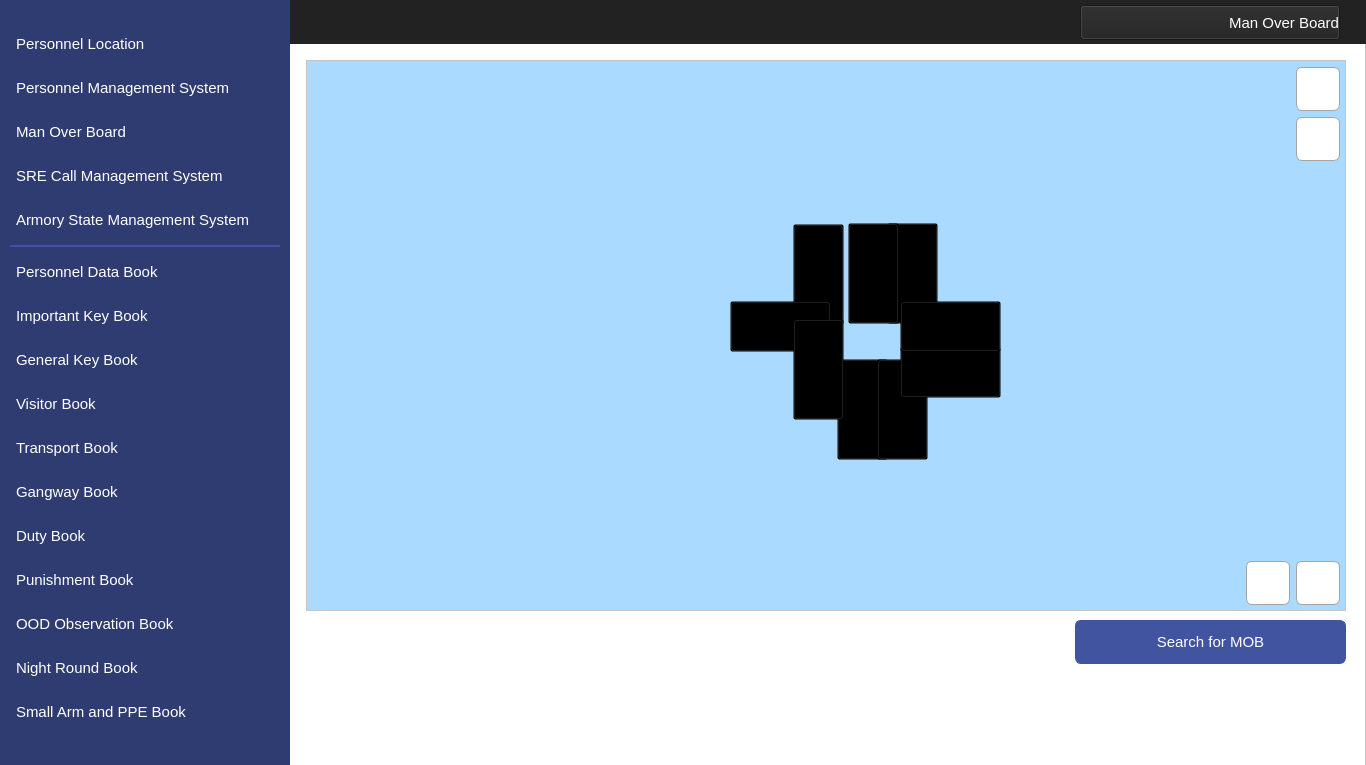
<?xml version="1.0" encoding="UTF-8"?>
<ui version="4.0">
 <class>MainWindow</class>
 <widget class="QMainWindow" name="MainWindow">
  <property name="geometry">
   <rect>
    <x>0</x>
    <y>0</y>
    <width>1366</width>
    <height>765</height>
   </rect>
  </property>
  <property name="windowTitle">
   <string>MainWindow</string>
  </property>
  <widget class="QWidget" name="centralwidget">
   <widget class="QFrame" name="frame">
    <property name="geometry">
     <rect>
      <x>0</x>
      <y>0</y>
      <width>1366</width>
      <height>768</height>
     </rect>
    </property>
    <property name="styleSheet">
     <string notr="true">background-color: #ffffff</string>
    </property>
    <property name="frameShape">
     <enum>QFrame::StyledPanel</enum>
    </property>
    <property name="frameShadow">
     <enum>QFrame::Raised</enum>
    </property>
    <widget class="QLabel" name="label">
     <property name="geometry">
      <rect>
       <x>0</x>
       <y>0</y>
       <width>290</width>
       <height>768</height>
      </rect>
     </property>
     <property name="styleSheet">
      <string notr="true">background-image: url(null);
background-color:#2F3C71;</string>
     </property>
     <property name="text">
      <string/>
     </property>
    </widget>
    <widget class="QLabel" name="label_2">
     <property name="geometry">
      <rect>
       <x>0</x>
       <y>0</y>
       <width>1366</width>
       <height>44</height>
      </rect>
     </property>
     <property name="styleSheet">
      <string notr="true">background-image: url(null);
background-color:#222222;</string>
     </property>
     <property name="text">
      <string/>
     </property>
    </widget>
    <widget class="QPushButton" name="navViewPunishment">
     <property name="geometry">
      <rect>
       <x>10</x>
       <y>558</y>
       <width>270</width>
       <height>44</height>
      </rect>
     </property>
     <property name="font">
      <font>
       <family>Segoe UI</family>
       <pointsize>11</pointsize>
      </font>
     </property>
     <property name="cursor">
      <cursorShape>PointingHandCursor</cursorShape>
     </property>
     <property name="styleSheet">
      <string notr="true">QPushButton 
{
    text-align: left;
    color: #ffffff;
    background-color:#2F3C71;
    border-width: 1px;
    border-color: #2F3C71;
    border-style: solid;
    border-radius: 6;
    padding: 3px;
    font-size: 11pt;
    padding-left: 5px;
    padding-right: 5px;
    min-width: 40px;
}

QPushButton:hover
{
    background-color:#4154A0;
}
QPushButton:pressed
{
    background-color: #384889;
 	border-width: 3px;
    border-color: #5C70BC;
    border-style: solid;
    border-radius: 6;

}</string>
     </property>
     <property name="text">
      <string>Punishment Book</string>
     </property>
     <property name="icon">
      <iconset resource="../IconResource.qrc">
       <normaloff>:/images/punishment.png</normaloff>:/images/punishment.png</iconset>
     </property>
     <property name="iconSize">
      <size>
       <width>25</width>
       <height>25</height>
      </size>
     </property>
     <property name="flat">
      <bool>false</bool>
     </property>
    </widget>
    <widget class="QPushButton" name="navViewImpKey">
     <property name="geometry">
      <rect>
       <x>10</x>
       <y>294</y>
       <width>270</width>
       <height>44</height>
      </rect>
     </property>
     <property name="font">
      <font>
       <family>Segoe UI</family>
       <pointsize>11</pointsize>
      </font>
     </property>
     <property name="cursor">
      <cursorShape>PointingHandCursor</cursorShape>
     </property>
     <property name="styleSheet">
      <string notr="true">QPushButton 
{
    text-align: left;
    color: #ffffff;
    background-color:#2F3C71;
    border-width: 1px;
    border-color: #2F3C71;
    border-style: solid;
    border-radius: 6;
    padding: 3px;
    font-size: 11pt;
    padding-left: 5px;
    padding-right: 5px;
    min-width: 40px;
}

QPushButton:hover
{
    background-color:#4154A0;
}
QPushButton:pressed
{
    background-color: #384889;
 	border-width: 3px;
    border-color: #5C70BC;
    border-style: solid;
    border-radius: 6;

}</string>
     </property>
     <property name="text">
      <string>Important Key Book</string>
     </property>
     <property name="icon">
      <iconset resource="../IconResource.qrc">
       <normaloff>:/images/impKey.png</normaloff>:/images/impKey.png</iconset>
     </property>
     <property name="iconSize">
      <size>
       <width>25</width>
       <height>25</height>
      </size>
     </property>
     <property name="flat">
      <bool>false</bool>
     </property>
    </widget>
    <widget class="QPushButton" name="navViewGenKey">
     <property name="geometry">
      <rect>
       <x>10</x>
       <y>338</y>
       <width>270</width>
       <height>44</height>
      </rect>
     </property>
     <property name="font">
      <font>
       <family>Segoe UI</family>
       <pointsize>11</pointsize>
      </font>
     </property>
     <property name="cursor">
      <cursorShape>PointingHandCursor</cursorShape>
     </property>
     <property name="styleSheet">
      <string notr="true">QPushButton 
{
    text-align: left;
    color: #ffffff;
    background-color:#2F3C71;
    border-width: 1px;
    border-color: #2F3C71;
    border-style: solid;
    border-radius: 6;
    padding: 3px;
    font-size: 11pt;
    padding-left: 5px;
    padding-right: 5px;
    min-width: 40px;
}

QPushButton:hover
{
    background-color:#4154A0;
}

QPushButton:pressed
{
    background-color: #384889;
 	border-width: 3px;
    border-color: #5C70BC;
    border-style: solid;
    border-radius: 6;

}</string>
     </property>
     <property name="text">
      <string>General Key Book</string>
     </property>
     <property name="icon">
      <iconset resource="../IconResource.qrc">
       <normaloff>:/images/genKey.png</normaloff>:/images/genKey.png</iconset>
     </property>
     <property name="iconSize">
      <size>
       <width>25</width>
       <height>25</height>
      </size>
     </property>
     <property name="flat">
      <bool>false</bool>
     </property>
    </widget>
    <widget class="QPushButton" name="navViewVisitor">
     <property name="geometry">
      <rect>
       <x>10</x>
       <y>382</y>
       <width>270</width>
       <height>44</height>
      </rect>
     </property>
     <property name="font">
      <font>
       <family>Segoe UI</family>
       <pointsize>11</pointsize>
      </font>
     </property>
     <property name="cursor">
      <cursorShape>PointingHandCursor</cursorShape>
     </property>
     <property name="styleSheet">
      <string notr="true">QPushButton 
{
    text-align: left;
    color: #ffffff;
    background-color:#2F3C71;
    border-width: 1px;
    border-color: #2F3C71;
    border-style: solid;
    border-radius: 6;
    padding: 3px;
    font-size: 11pt;
    padding-left: 5px;
    padding-right: 5px;
    min-width: 40px;
}

QPushButton:hover
{
    background-color:#4154A0;
}

QPushButton:pressed
{
    background-color: #384889;
 	border-width: 3px;
    border-color: #5C70BC;
    border-style: solid;
    border-radius: 6;
}</string>
     </property>
     <property name="text">
      <string>Visitor Book</string>
     </property>
     <property name="icon">
      <iconset resource="../IconResource.qrc">
       <normaloff>:/images/visitor.png</normaloff>:/images/visitor.png</iconset>
     </property>
     <property name="iconSize">
      <size>
       <width>25</width>
       <height>25</height>
      </size>
     </property>
     <property name="flat">
      <bool>false</bool>
     </property>
    </widget>
    <widget class="QPushButton" name="navViewTransport">
     <property name="geometry">
      <rect>
       <x>10</x>
       <y>426</y>
       <width>270</width>
       <height>44</height>
      </rect>
     </property>
     <property name="font">
      <font>
       <family>Segoe UI</family>
       <pointsize>11</pointsize>
      </font>
     </property>
     <property name="cursor">
      <cursorShape>PointingHandCursor</cursorShape>
     </property>
     <property name="styleSheet">
      <string notr="true">QPushButton 
{
    text-align: left;
    color: #ffffff;
    background-color:#2F3C71;
    border-width: 1px;
    border-color: #2F3C71;
    border-style: solid;
    border-radius: 6;
    padding: 3px;
    font-size: 11pt;
    padding-left: 5px;
    padding-right: 5px;
    min-width: 40px;
}

QPushButton:hover
{
    background-color:#4154A0;
}
QPushButton:pressed
{
    background-color: #384889;
 	border-width: 3px;
    border-color: #5C70BC;
    border-style: solid;
    border-radius: 6;

}</string>
     </property>
     <property name="text">
      <string>Transport Book</string>
     </property>
     <property name="icon">
      <iconset resource="../IconResource.qrc">
       <normaloff>:/images/transport.png</normaloff>:/images/transport.png</iconset>
     </property>
     <property name="iconSize">
      <size>
       <width>25</width>
       <height>25</height>
      </size>
     </property>
     <property name="flat">
      <bool>false</bool>
     </property>
    </widget>
    <widget class="QPushButton" name="navViewGangway">
     <property name="geometry">
      <rect>
       <x>10</x>
       <y>470</y>
       <width>270</width>
       <height>44</height>
      </rect>
     </property>
     <property name="font">
      <font>
       <family>Segoe UI</family>
       <pointsize>11</pointsize>
      </font>
     </property>
     <property name="cursor">
      <cursorShape>PointingHandCursor</cursorShape>
     </property>
     <property name="styleSheet">
      <string notr="true">QPushButton 
{
    text-align: left;
    color: #ffffff;
    background-color:#2F3C71;
    border-width: 1px;
    border-color: #2F3C71;
    border-style: solid;
    border-radius: 6;
    padding: 3px;
    font-size: 11pt;
    padding-left: 5px;
    padding-right: 5px;
    min-width: 40px;
}

QPushButton:hover
{
    background-color:#4154A0;
}
QPushButton:pressed
{
    background-color: #384889;
 	border-width: 3px;
    border-color: #5C70BC;
    border-style: solid;
    border-radius: 6;

}</string>
     </property>
     <property name="text">
      <string>Gangway Book</string>
     </property>
     <property name="icon">
      <iconset resource="../IconResource.qrc">
       <normaloff>:/images/gangway.png</normaloff>:/images/gangway.png</iconset>
     </property>
     <property name="iconSize">
      <size>
       <width>25</width>
       <height>25</height>
      </size>
     </property>
     <property name="flat">
      <bool>false</bool>
     </property>
    </widget>
    <widget class="QPushButton" name="navViewDuty">
     <property name="geometry">
      <rect>
       <x>10</x>
       <y>514</y>
       <width>270</width>
       <height>44</height>
      </rect>
     </property>
     <property name="font">
      <font>
       <family>Segoe UI</family>
       <pointsize>11</pointsize>
      </font>
     </property>
     <property name="cursor">
      <cursorShape>PointingHandCursor</cursorShape>
     </property>
     <property name="styleSheet">
      <string notr="true">QPushButton 
{
    text-align: left;
    color: #ffffff;
    background-color:#2F3C71;
    border-width: 1px;
    border-color: #2F3C71;
    border-style: solid;
    border-radius: 6;
    padding: 3px;
    font-size: 11pt;
    padding-left: 5px;
    padding-right: 5px;
    min-width: 40px;
}

QPushButton:hover
{
    background-color:#4154A0;
}
QPushButton:pressed
{
    background-color: #384889;
 	border-width: 3px;
    border-color: #5C70BC;
    border-style: solid;
    border-radius: 6;

}</string>
     </property>
     <property name="text">
      <string>Duty Book</string>
     </property>
     <property name="icon">
      <iconset resource="../IconResource.qrc">
       <normaloff>:/images/duty.png</normaloff>:/images/duty.png</iconset>
     </property>
     <property name="iconSize">
      <size>
       <width>25</width>
       <height>25</height>
      </size>
     </property>
     <property name="flat">
      <bool>false</bool>
     </property>
    </widget>
    <widget class="QPushButton" name="navViewNight">
     <property name="geometry">
      <rect>
       <x>10</x>
       <y>646</y>
       <width>270</width>
       <height>44</height>
      </rect>
     </property>
     <property name="font">
      <font>
       <family>Segoe UI</family>
       <pointsize>11</pointsize>
      </font>
     </property>
     <property name="cursor">
      <cursorShape>PointingHandCursor</cursorShape>
     </property>
     <property name="styleSheet">
      <string notr="true">QPushButton 
{
    text-align: left;
    color: #ffffff;
    background-color:#2F3C71;
    border-width: 1px;
    border-color: #2F3C71;
    border-style: solid;
    border-radius: 6;
    padding: 3px;
    font-size: 11pt;
    padding-left: 5px;
    padding-right: 5px;
    min-width: 40px;
}

QPushButton:hover
{
    background-color:#4154A0;
}
QPushButton:pressed
{
    background-color: #384889;
 	border-width: 3px;
    border-color: #5C70BC;
    border-style: solid;
    border-radius: 6;

}</string>
     </property>
     <property name="text">
      <string>Night Round Book</string>
     </property>
     <property name="icon">
      <iconset resource="../IconResource.qrc">
       <normaloff>:/images/night.png</normaloff>:/images/night.png</iconset>
     </property>
     <property name="iconSize">
      <size>
       <width>25</width>
       <height>25</height>
      </size>
     </property>
     <property name="flat">
      <bool>false</bool>
     </property>
    </widget>
    <widget class="QLabel" name="label_4">
     <property name="geometry">
      <rect>
       <x>10</x>
       <y>245</y>
       <width>270</width>
       <height>2</height>
      </rect>
     </property>
     <property name="styleSheet">
      <string notr="true">background-color:#4154A0;</string>
     </property>
     <property name="text">
      <string/>
     </property>
    </widget>
    <widget class="QPushButton" name="navViewMOB">
     <property name="geometry">
      <rect>
       <x>10</x>
       <y>110</y>
       <width>270</width>
       <height>44</height>
      </rect>
     </property>
     <property name="font">
      <font>
       <family>Segoe UI</family>
       <pointsize>11</pointsize>
      </font>
     </property>
     <property name="cursor">
      <cursorShape>PointingHandCursor</cursorShape>
     </property>
     <property name="styleSheet">
      <string notr="true">QPushButton 
{
    text-align: left;
    color: #ffffff;
    background-color:#2F3C71;
    border-width: 1px;
    border-color: #2F3C71;
    border-style: solid;
    border-radius: 6;
    padding: 3px;
    font-size: 11pt;
    padding-left: 5px;
    padding-right: 5px;
    min-width: 40px;
}

QPushButton:hover
{
    background-color:#4154A0;
}
QPushButton:active
{
    background-color:#4154A0;
}
QPushButton:pressed
{
    background-color: #384889;
 	border-width: 3px;
    border-color: #5C70BC;
    border-style: solid;
    border-radius: 6;

}</string>
     </property>
     <property name="text">
      <string>Man Over Board</string>
     </property>
     <property name="icon">
      <iconset resource="../IconResource.qrc">
       <normaloff>:/images/mob.png</normaloff>:/images/mob.png</iconset>
     </property>
     <property name="iconSize">
      <size>
       <width>32</width>
       <height>32</height>
      </size>
     </property>
     <property name="flat">
      <bool>false</bool>
     </property>
    </widget>
    <widget class="QPushButton" name="navViewLocation">
     <property name="geometry">
      <rect>
       <x>10</x>
       <y>22</y>
       <width>270</width>
       <height>44</height>
      </rect>
     </property>
     <property name="font">
      <font>
       <family>Segoe UI</family>
       <pointsize>11</pointsize>
      </font>
     </property>
     <property name="cursor">
      <cursorShape>PointingHandCursor</cursorShape>
     </property>
     <property name="styleSheet">
      <string notr="true">QPushButton 
{
    text-align: left;
    color: #ffffff;
    background-color:#2F3C71;
    border-width: 1px;
    border-color: #2F3C71;
    border-style: solid;
    border-radius: 6;
    padding: 3px;
    font-size: 11pt;
    padding-left: 5px;
    padding-right: 5px;
    min-width: 40px;
}

QPushButton:hover
{
    background-color:#4154A0;
}

QPushButton:pressed
{
    background-color: #384889;
 	border-width: 3px;
    border-color: #5C70BC;
    border-style: solid;
    border-radius: 6;

}</string>
     </property>
     <property name="text">
      <string>Personnel Location</string>
     </property>
     <property name="icon">
      <iconset resource="../IconResource.qrc">
       <normaloff>:/images/locate.png</normaloff>:/images/locate.png</iconset>
     </property>
     <property name="iconSize">
      <size>
       <width>25</width>
       <height>25</height>
      </size>
     </property>
     <property name="flat">
      <bool>false</bool>
     </property>
    </widget>
    <widget class="QPushButton" name="navViewMangement">
     <property name="geometry">
      <rect>
       <x>10</x>
       <y>66</y>
       <width>270</width>
       <height>44</height>
      </rect>
     </property>
     <property name="font">
      <font>
       <family>Segoe UI</family>
       <pointsize>11</pointsize>
      </font>
     </property>
     <property name="cursor">
      <cursorShape>PointingHandCursor</cursorShape>
     </property>
     <property name="styleSheet">
      <string notr="true">QPushButton 
{
    text-align: left;
    color: #ffffff;
    background-color:#2F3C71;
    border-width: 1px;
    border-color: #2F3C71;
    border-style: solid;
    border-radius: 6;
    padding: 3px;
    font-size: 11pt;
    padding-left: 5px;
    padding-right: 5px;
    min-width: 40px;
}

QPushButton:hover
{
    background-color:#4154A0;
}
QPushButton:pressed
{
    background-color: #384889;
 	border-width: 3px;
    border-color: #5C70BC;
    border-style: solid;
    border-radius: 6;

}</string>
     </property>
     <property name="text">
      <string>Personnel Management System</string>
     </property>
     <property name="icon">
      <iconset resource="../IconResource.qrc">
       <normaloff>:/images/personnel.png</normaloff>:/images/personnel.png</iconset>
     </property>
     <property name="iconSize">
      <size>
       <width>32</width>
       <height>32</height>
      </size>
     </property>
     <property name="flat">
      <bool>false</bool>
     </property>
    </widget>
    <widget class="QPushButton" name="navViewPPE">
     <property name="geometry">
      <rect>
       <x>10</x>
       <y>690</y>
       <width>270</width>
       <height>44</height>
      </rect>
     </property>
     <property name="font">
      <font>
       <family>Segoe UI</family>
       <pointsize>11</pointsize>
      </font>
     </property>
     <property name="cursor">
      <cursorShape>PointingHandCursor</cursorShape>
     </property>
     <property name="styleSheet">
      <string notr="true">QPushButton 
{
    text-align: left;
    color: #ffffff;
    background-color:#2F3C71;
    border-width: 1px;
    border-color: #2F3C71;
    border-style: solid;
    border-radius: 6;
    padding: 3px;
    font-size: 11pt;
    padding-left: 5px;
    padding-right: 5px;
    min-width: 40px;
}

QPushButton:hover
{
    background-color:#4154A0;
}
QPushButton:pressed
{
    background-color: #384889;
 	border-width: 3px;
    border-color: #5C70BC;
    border-style: solid;
    border-radius: 6;

}</string>
     </property>
     <property name="text">
      <string>Small Arm and PPE Book</string>
     </property>
     <property name="icon">
      <iconset resource="../IconResource.qrc">
       <normaloff>:/images/armPPE.png</normaloff>:/images/armPPE.png</iconset>
     </property>
     <property name="iconSize">
      <size>
       <width>25</width>
       <height>25</height>
      </size>
     </property>
     <property name="flat">
      <bool>false</bool>
     </property>
    </widget>
    <widget class="QPushButton" name="navViewOOD">
     <property name="geometry">
      <rect>
       <x>10</x>
       <y>602</y>
       <width>270</width>
       <height>44</height>
      </rect>
     </property>
     <property name="font">
      <font>
       <family>Segoe UI</family>
       <pointsize>11</pointsize>
      </font>
     </property>
     <property name="cursor">
      <cursorShape>PointingHandCursor</cursorShape>
     </property>
     <property name="styleSheet">
      <string notr="true">QPushButton 
{
    text-align: left;
    color: #ffffff;
    background-color:#2F3C71;
    border-width: 1px;
    border-color: #2F3C71;
    border-style: solid;
    border-radius: 6;
    padding: 3px;
    font-size: 11pt;
    padding-left: 5px;
    padding-right: 5px;
    min-width: 40px;
}

QPushButton:hover
{
    background-color:#4154A0;
}
QPushButton:pressed
{
    background-color: #384889;
 	border-width: 3px;
    border-color: #5C70BC;
    border-style: solid;
    border-radius: 6;

}</string>
     </property>
     <property name="text">
      <string>OOD Observation Book</string>
     </property>
     <property name="icon">
      <iconset resource="../IconResource.qrc">
       <normaloff>:/images/oodObserve.png</normaloff>:/images/oodObserve.png</iconset>
     </property>
     <property name="iconSize">
      <size>
       <width>25</width>
       <height>25</height>
      </size>
     </property>
     <property name="flat">
      <bool>false</bool>
     </property>
    </widget>
    <widget class="QPushButton" name="navViewCMS">
     <property name="geometry">
      <rect>
       <x>10</x>
       <y>154</y>
       <width>270</width>
       <height>44</height>
      </rect>
     </property>
     <property name="font">
      <font>
       <family>Segoe UI</family>
       <pointsize>11</pointsize>
      </font>
     </property>
     <property name="cursor">
      <cursorShape>PointingHandCursor</cursorShape>
     </property>
     <property name="styleSheet">
      <string notr="true">QPushButton 
{
    text-align: left;
    color: #ffffff;
    background-color:#2F3C71;
    border-width: 1px;
    border-color: #2F3C71;
    border-style: solid;
    border-radius: 6;
    padding: 3px;
    font-size: 11pt;
    padding-left: 5px;
    padding-right: 5px;
    min-width: 40px;
}

QPushButton:hover
{
    background-color:#4154A0;
}
QPushButton:pressed
{
    background-color: #384889;
 	border-width: 3px;
    border-color: #5C70BC;
    border-style: solid;
    border-radius: 6;

}</string>
     </property>
     <property name="text">
      <string>SRE Call Management System</string>
     </property>
     <property name="icon">
      <iconset resource="../IconResource.qrc">
       <normaloff>:/images/sreCall.png</normaloff>:/images/sreCall.png</iconset>
     </property>
     <property name="iconSize">
      <size>
       <width>25</width>
       <height>25</height>
      </size>
     </property>
     <property name="flat">
      <bool>false</bool>
     </property>
    </widget>
    <widget class="QPushButton" name="pushButton">
     <property name="enabled">
      <bool>true</bool>
     </property>
     <property name="geometry">
      <rect>
       <x>1080</x>
       <y>5</y>
       <width>260</width>
       <height>35</height>
      </rect>
     </property>
     <property name="font">
      <font>
       <family>Segoe UI</family>
       <pointsize>11</pointsize>
      </font>
     </property>
     <property name="styleSheet">
      <string notr="true"> text-align: right;
    color: #ffffff;
    background-color:#222222;</string>
     </property>
     <property name="text">
      <string>Man Over Board</string>
     </property>
     <property name="icon">
      <iconset resource="../IconResource.qrc">
       <normaloff>:/images/mob.png</normaloff>:/images/mob.png</iconset>
     </property>
     <property name="iconSize">
      <size>
       <width>32</width>
       <height>32</height>
      </size>
     </property>
    </widget>
    <widget class="QPushButton" name="pushButton_2">
     <property name="enabled">
      <bool>true</bool>
     </property>
     <property name="geometry">
      <rect>
       <x>306</x>
       <y>680</y>
       <width>100</width>
       <height>80</height>
      </rect>
     </property>
     <property name="styleSheet">
      <string notr="true"> border:1px solid #fff;
    border-radius:4px;
    outline:none;</string>
     </property>
     <property name="text">
      <string/>
     </property>
     <property name="icon">
      <iconset resource="../IconResource.qrc">
       <normaloff>:/images/logoMTIP.png</normaloff>:/images/logoMTIP.png</iconset>
     </property>
     <property name="iconSize">
      <size>
       <width>200</width>
       <height>200</height>
      </size>
     </property>
    </widget>
    <widget class="QPushButton" name="navViewPersonnel">
     <property name="geometry">
      <rect>
       <x>10</x>
       <y>250</y>
       <width>270</width>
       <height>44</height>
      </rect>
     </property>
     <property name="font">
      <font>
       <family>Segoe UI</family>
       <pointsize>11</pointsize>
      </font>
     </property>
     <property name="cursor">
      <cursorShape>PointingHandCursor</cursorShape>
     </property>
     <property name="styleSheet">
      <string notr="true">QPushButton 
{
    text-align: left;
    color: #ffffff;
    background-color:#2F3C71;
    border-width: 1px;
    border-color: #2F3C71;
    border-style: solid;
    border-radius: 6;
    padding: 3px;
    font-size: 11pt;
    padding-left: 5px;
    padding-right: 5px;
    min-width: 40px;
}

QPushButton:hover
{
    background-color:#4154A0;
}

QPushButton:pressed
{
    background-color: #384889;
 	border-width: 3px;
    border-color: #5C70BC;
    border-style: solid;
    border-radius: 6;

}</string>
     </property>
     <property name="text">
      <string>Personnel Data Book</string>
     </property>
     <property name="icon">
      <iconset resource="../IconResource.qrc">
       <normaloff>:/images/personnelData.png</normaloff>:/images/personnelData.png</iconset>
     </property>
     <property name="iconSize">
      <size>
       <width>25</width>
       <height>25</height>
      </size>
     </property>
     <property name="flat">
      <bool>false</bool>
     </property>
    </widget>
    <widget class="QPushButton" name="navViewState">
     <property name="geometry">
      <rect>
       <x>10</x>
       <y>198</y>
       <width>270</width>
       <height>44</height>
      </rect>
     </property>
     <property name="font">
      <font>
       <family>Segoe UI</family>
       <pointsize>11</pointsize>
      </font>
     </property>
     <property name="cursor">
      <cursorShape>PointingHandCursor</cursorShape>
     </property>
     <property name="styleSheet">
      <string notr="true">QPushButton 
{
    text-align: left;
    color: #ffffff;
    background-color:#2F3C71;
    border-width: 1px;
    border-color: #2F3C71;
    border-style: solid;
    border-radius: 6;
    padding: 3px;
    font-size: 11pt;
    padding-left: 5px;
    padding-right: 5px;
    min-width: 40px;
}

QPushButton:hover
{
    background-color:#4154A0;
}
QPushButton:pressed
{
    background-color: #384889;
 	border-width: 3px;
    border-color: #5C70BC;
    border-style: solid;
    border-radius: 6;

}</string>
     </property>
     <property name="text">
      <string>Armory State Management System</string>
     </property>
     <property name="icon">
      <iconset resource="../IconResource.qrc">
       <normaloff>:/images/armoryState.png</normaloff>:/images/armoryState.png</iconset>
     </property>
     <property name="iconSize">
      <size>
       <width>25</width>
       <height>25</height>
      </size>
     </property>
     <property name="flat">
      <bool>false</bool>
     </property>
    </widget>
    <widget class="QScrollArea" name="scrollArea">
     <property name="geometry">
      <rect>
       <x>306</x>
       <y>60</y>
       <width>1040</width>
       <height>551</height>
      </rect>
     </property>
     <property name="widgetResizable">
      <bool>true</bool>
     </property>
     <widget class="QWidget" name="scrollAreaWidgetContents_4">
      <property name="geometry">
       <rect>
        <x>0</x>
        <y>0</y>
        <width>1038</width>
        <height>549</height>
       </rect>
      </property>
      <widget class="QPushButton" name="btnshipImage">
       <property name="geometry">
        <rect>
         <x>-10</x>
         <y>-10</y>
         <width>1060</width>
         <height>569</height>
        </rect>
       </property>
       <property name="layoutDirection">
        <enum>Qt::RightToLeft</enum>
       </property>
       <property name="styleSheet">
        <string notr="true">border:1px solid #fff;
outline:none;
background-color:#AADAFF;
color:#AADAFF;</string>
       </property>
       <property name="text">
        <string/>
       </property>
       <property name="icon">
        <iconset resource="../IconResource.qrc">
         <normaloff>:/images/shipDefault.png</normaloff>:/images/shipDefault.png</iconset>
       </property>
       <property name="iconSize">
        <size>
         <width>1040</width>
         <height>520</height>
        </size>
       </property>
      </widget>
      <widget class="QPushButton" name="btnZoomIn">
       <property name="geometry">
        <rect>
         <x>989</x>
         <y>6</y>
         <width>44</width>
         <height>44</height>
        </rect>
       </property>
       <property name="font">
        <font>
         <family>Segoe UI</family>
         <pointsize>11</pointsize>
        </font>
       </property>
       <property name="cursor">
        <cursorShape>PointingHandCursor</cursorShape>
       </property>
       <property name="styleSheet">
        <string notr="true">QPushButton
{
    color: #000000;
    background-color:#ffffff;
    border-width: 1px;
    border-color: #A5A5A5;
    border-style: solid;
    border-radius: 6;
    padding: 3px;
    font-size: 11pt;
    padding-left: 5px;
    padding-right: 5px;
}

QPushButton:hover
{
    background-color:#E5E5E5
}
QPushButton:pressed
{
    background-color: #D1D1D1;
 	border-width: 3px;
    border-color: #E5E5E5;
    border-style: solid;
    border-radius: 6;

}</string>
       </property>
       <property name="text">
        <string/>
       </property>
       <property name="icon">
        <iconset resource="../IconResource.qrc">
         <normaloff>:/images/zoomIn.png</normaloff>:/images/zoomIn.png</iconset>
       </property>
       <property name="iconSize">
        <size>
         <width>25</width>
         <height>25</height>
        </size>
       </property>
      </widget>
      <widget class="QPushButton" name="btnZoomOut">
       <property name="geometry">
        <rect>
         <x>989</x>
         <y>56</y>
         <width>44</width>
         <height>44</height>
        </rect>
       </property>
       <property name="font">
        <font>
         <family>Segoe UI</family>
         <pointsize>11</pointsize>
        </font>
       </property>
       <property name="cursor">
        <cursorShape>PointingHandCursor</cursorShape>
       </property>
       <property name="styleSheet">
        <string notr="true">QPushButton
{
    color: #000000;
    background-color:#ffffff;
    border-width: 1px;
    border-color: #A5A5A5;
    border-style: solid;
    border-radius: 6;
    padding: 3px;
    font-size: 11pt;
    padding-left: 5px;
    padding-right: 5px;
}

QPushButton:hover
{
    background-color:#E5E5E5
}
QPushButton:pressed
{
    background-color: #D1D1D1;
 	border-width: 3px;
    border-color: #E5E5E5;
    border-style: solid;
    border-radius: 6;

}</string>
       </property>
       <property name="text">
        <string/>
       </property>
       <property name="icon">
        <iconset resource="../IconResource.qrc">
         <normaloff>:/images/zoomOut.png</normaloff>:/images/zoomOut.png</iconset>
       </property>
       <property name="iconSize">
        <size>
         <width>25</width>
         <height>25</height>
        </size>
       </property>
      </widget>
      <widget class="QPushButton" name="btnMoveRight">
       <property name="geometry">
        <rect>
         <x>989</x>
         <y>500</y>
         <width>44</width>
         <height>44</height>
        </rect>
       </property>
       <property name="font">
        <font>
         <family>Segoe UI</family>
         <pointsize>11</pointsize>
        </font>
       </property>
       <property name="cursor">
        <cursorShape>PointingHandCursor</cursorShape>
       </property>
       <property name="styleSheet">
        <string notr="true">QPushButton
{
    color: #000000;
    background-color:#ffffff;
    border-width: 1px;
    border-color: #A5A5A5;
    border-style: solid;
    border-radius: 6;
    padding: 3px;
    font-size: 11pt;
    padding-left: 5px;
    padding-right: 5px;
}

QPushButton:hover
{
    background-color:#E5E5E5
}
QPushButton:pressed
{
    background-color: #D1D1D1;
 	border-width: 3px;
    border-color: #E5E5E5;
    border-style: solid;
    border-radius: 6;

}</string>
       </property>
       <property name="text">
        <string/>
       </property>
       <property name="icon">
        <iconset resource="../IconResource.qrc">
         <normaloff>:/images/moveRight.png</normaloff>:/images/moveRight.png</iconset>
       </property>
       <property name="iconSize">
        <size>
         <width>25</width>
         <height>25</height>
        </size>
       </property>
      </widget>
      <widget class="QPushButton" name="btnMoveLeft">
       <property name="geometry">
        <rect>
         <x>939</x>
         <y>500</y>
         <width>44</width>
         <height>44</height>
        </rect>
       </property>
       <property name="font">
        <font>
         <family>Segoe UI</family>
         <pointsize>11</pointsize>
        </font>
       </property>
       <property name="cursor">
        <cursorShape>PointingHandCursor</cursorShape>
       </property>
       <property name="styleSheet">
        <string notr="true">QPushButton
{
    color: #000000;
    background-color:#ffffff;
    border-width: 1px;
    border-color: #A5A5A5;
    border-style: solid;
    border-radius: 6;
    padding: 3px;
    font-size: 11pt;
    padding-left: 5px;
    padding-right: 5px;
}

QPushButton:hover
{
    background-color:#E5E5E5
}
QPushButton:pressed
{
    background-color: #D1D1D1;
 	border-width: 3px;
    border-color: #E5E5E5;
    border-style: solid;
    border-radius: 6;

}</string>
       </property>
       <property name="text">
        <string/>
       </property>
       <property name="icon">
        <iconset resource="../IconResource.qrc">
         <normaloff>:/images/moveLeft.png</normaloff>:/images/moveLeft.png</iconset>
       </property>
       <property name="iconSize">
        <size>
         <width>25</width>
         <height>25</height>
        </size>
       </property>
      </widget>
      <widget class="QPushButton" name="btnMarker2Room2">
       <property name="geometry">
        <rect>
         <x>580</x>
         <y>162</y>
         <width>51</width>
         <height>101</height>
        </rect>
       </property>
       <property name="font">
        <font>
         <family>Segoe UI</family>
         <pointsize>11</pointsize>
        </font>
       </property>
       <property name="cursor">
        <cursorShape>PointingHandCursor</cursorShape>
       </property>
       <property name="styleSheet">
        <string notr="true">QPushButton
{
   
    background-color:transparent;

}</string>
       </property>
       <property name="text">
        <string/>
       </property>
       <property name="icon">
        <iconset resource="../IconResource.qrc">
         <normaloff>:/images/markerRoom3.png</normaloff>:/images/markerRoom3.png</iconset>
       </property>
       <property name="iconSize">
        <size>
         <width>75</width>
         <height>75</height>
        </size>
       </property>
      </widget>
      <widget class="QPushButton" name="btnMarker1Room2">
       <property name="geometry">
        <rect>
         <x>541</x>
         <y>162</y>
         <width>51</width>
         <height>101</height>
        </rect>
       </property>
       <property name="font">
        <font>
         <family>Segoe UI</family>
         <pointsize>11</pointsize>
        </font>
       </property>
       <property name="cursor">
        <cursorShape>PointingHandCursor</cursorShape>
       </property>
       <property name="styleSheet">
        <string notr="true">QPushButton
{
   
    background-color:transparent;

}</string>
       </property>
       <property name="text">
        <string/>
       </property>
       <property name="icon">
        <iconset resource="../IconResource.qrc">
         <normaloff>:/images/markerRoom3.png</normaloff>:/images/markerRoom3.png</iconset>
       </property>
       <property name="iconSize">
        <size>
         <width>75</width>
         <height>75</height>
        </size>
       </property>
      </widget>
      <widget class="QPushButton" name="btnMarker3Room1">
       <property name="geometry">
        <rect>
         <x>486</x>
         <y>163</y>
         <width>51</width>
         <height>101</height>
        </rect>
       </property>
       <property name="font">
        <font>
         <family>Segoe UI</family>
         <pointsize>11</pointsize>
        </font>
       </property>
       <property name="cursor">
        <cursorShape>PointingHandCursor</cursorShape>
       </property>
       <property name="styleSheet">
        <string notr="true">QPushButton
{
   
    background-color:transparent;

}</string>
       </property>
       <property name="text">
        <string/>
       </property>
       <property name="icon">
        <iconset resource="../IconResource.qrc">
         <normaloff>:/images/markerRoom2.png</normaloff>:/images/markerRoom2.png</iconset>
       </property>
       <property name="iconSize">
        <size>
         <width>75</width>
         <height>75</height>
        </size>
       </property>
      </widget>
      <widget class="QPushButton" name="btnMarker2Room1">
       <property name="geometry">
        <rect>
         <x>423</x>
         <y>240</y>
         <width>101</width>
         <height>51</height>
        </rect>
       </property>
       <property name="font">
        <font>
         <family>Segoe UI</family>
         <pointsize>11</pointsize>
        </font>
       </property>
       <property name="cursor">
        <cursorShape>PointingHandCursor</cursorShape>
       </property>
       <property name="styleSheet">
        <string notr="true">QPushButton
{
   
    background-color:transparent;

}</string>
       </property>
       <property name="text">
        <string/>
       </property>
       <property name="icon">
        <iconset resource="../IconResource.qrc">
         <normaloff>:/images/markerRoomLeft2.png</normaloff>:/images/markerRoomLeft2.png</iconset>
       </property>
       <property name="iconSize">
        <size>
         <width>75</width>
         <height>75</height>
        </size>
       </property>
      </widget>
      <widget class="QPushButton" name="btnMarker1Room3">
       <property name="geometry">
        <rect>
         <x>530</x>
         <y>298</y>
         <width>51</width>
         <height>101</height>
        </rect>
       </property>
       <property name="font">
        <font>
         <family>Segoe UI</family>
         <pointsize>11</pointsize>
        </font>
       </property>
       <property name="cursor">
        <cursorShape>PointingHandCursor</cursorShape>
       </property>
       <property name="styleSheet">
        <string notr="true">QPushButton
{
   
    background-color:transparent;

}</string>
       </property>
       <property name="text">
        <string/>
       </property>
       <property name="icon">
        <iconset resource="../IconResource.qrc">
         <normaloff>:/images/markerRoom1.png</normaloff>:/images/markerRoom1.png</iconset>
       </property>
       <property name="iconSize">
        <size>
         <width>75</width>
         <height>75</height>
        </size>
       </property>
      </widget>
      <widget class="QPushButton" name="btnMarker2Room3">
       <property name="geometry">
        <rect>
         <x>570</x>
         <y>298</y>
         <width>51</width>
         <height>101</height>
        </rect>
       </property>
       <property name="font">
        <font>
         <family>Segoe UI</family>
         <pointsize>11</pointsize>
        </font>
       </property>
       <property name="cursor">
        <cursorShape>PointingHandCursor</cursorShape>
       </property>
       <property name="layoutDirection">
        <enum>Qt::RightToLeft</enum>
       </property>
       <property name="styleSheet">
        <string notr="true">QPushButton
{
   
    background-color:transparent;

}</string>
       </property>
       <property name="text">
        <string/>
       </property>
       <property name="icon">
        <iconset resource="../IconResource.qrc">
         <normaloff>:/images/markerRoom1.png</normaloff>:/images/markerRoom1.png</iconset>
       </property>
       <property name="iconSize">
        <size>
         <width>75</width>
         <height>75</height>
        </size>
       </property>
      </widget>
      <widget class="QPushButton" name="btnMarker1Room1">
       <property name="geometry">
        <rect>
         <x>486</x>
         <y>258</y>
         <width>51</width>
         <height>101</height>
        </rect>
       </property>
       <property name="font">
        <font>
         <family>Segoe UI</family>
         <pointsize>11</pointsize>
        </font>
       </property>
       <property name="cursor">
        <cursorShape>PointingHandCursor</cursorShape>
       </property>
       <property name="styleSheet">
        <string notr="true">QPushButton
{
   
    background-color:transparent;

}</string>
       </property>
       <property name="text">
        <string/>
       </property>
       <property name="icon">
        <iconset resource="../IconResource.qrc">
         <normaloff>:/images/markerRoomDown2.png</normaloff>:/images/markerRoomDown2.png</iconset>
       </property>
       <property name="iconSize">
        <size>
         <width>75</width>
         <height>75</height>
        </size>
       </property>
      </widget>
      <widget class="QPushButton" name="btnMarker3Room3">
       <property name="geometry">
        <rect>
         <x>593</x>
         <y>286</y>
         <width>101</width>
         <height>51</height>
        </rect>
       </property>
       <property name="font">
        <font>
         <family>Segoe UI</family>
         <pointsize>11</pointsize>
        </font>
       </property>
       <property name="cursor">
        <cursorShape>PointingHandCursor</cursorShape>
       </property>
       <property name="styleSheet">
        <string notr="true">QPushButton
{
   
    background-color:transparent;

}</string>
       </property>
       <property name="text">
        <string/>
       </property>
       <property name="icon">
        <iconset resource="../IconResource.qrc">
         <normaloff>:/images/markerRoomRight1.png</normaloff>:/images/markerRoomRight1.png</iconset>
       </property>
       <property name="iconSize">
        <size>
         <width>75</width>
         <height>75</height>
        </size>
       </property>
      </widget>
      <widget class="QPushButton" name="btnMarker3Room2">
       <property name="geometry">
        <rect>
         <x>593</x>
         <y>240</y>
         <width>101</width>
         <height>51</height>
        </rect>
       </property>
       <property name="font">
        <font>
         <family>Segoe UI</family>
         <pointsize>11</pointsize>
        </font>
       </property>
       <property name="cursor">
        <cursorShape>PointingHandCursor</cursorShape>
       </property>
       <property name="styleSheet">
        <string notr="true">QPushButton
{
   
    background-color:transparent;

}</string>
       </property>
       <property name="text">
        <string/>
       </property>
       <property name="icon">
        <iconset resource="../IconResource.qrc">
         <normaloff>:/images/markerRoomRight3.png</normaloff>:/images/markerRoomRight3.png</iconset>
       </property>
       <property name="iconSize">
        <size>
         <width>75</width>
         <height>75</height>
        </size>
       </property>
      </widget>
      <zorder>btnshipImage</zorder>
      <zorder>btnMarker2Room2</zorder>
      <zorder>btnMarker1Room2</zorder>
      <zorder>btnMarker3Room1</zorder>
      <zorder>btnMarker2Room1</zorder>
      <zorder>btnMarker1Room3</zorder>
      <zorder>btnMarker2Room3</zorder>
      <zorder>btnMarker1Room1</zorder>
      <zorder>btnMarker3Room3</zorder>
      <zorder>btnMarker3Room2</zorder>
      <zorder>btnMoveLeft</zorder>
      <zorder>btnMoveRight</zorder>
      <zorder>btnZoomIn</zorder>
      <zorder>btnZoomOut</zorder>
     </widget>
    </widget>
    <widget class="QPushButton" name="btnSearchMOB">
     <property name="geometry">
      <rect>
       <x>1075</x>
       <y>620</y>
       <width>271</width>
       <height>44</height>
      </rect>
     </property>
     <property name="font">
      <font>
       <family>Segoe UI</family>
       <pointsize>11</pointsize>
      </font>
     </property>
     <property name="cursor">
      <cursorShape>PointingHandCursor</cursorShape>
     </property>
     <property name="styleSheet">
      <string notr="true">QPushButton
{
    color: #ffffff;
    background-color:#4154A0;
    border-width: 1px;
    border-color: #4154A0;
    border-style: solid;
    border-radius: 6;
    padding: 3px;
    font-size: 11pt;
    padding-left: 5px;
    padding-right: 5px;
    min-width: 40px;
}

QPushButton:hover
{
    background-color:#384889
}
QPushButton:pressed
{
    background-color: #384889;
 	border-width: 3px;
    border-color: #5C70BC;
    border-style: solid;
    border-radius: 6;

}</string>
     </property>
     <property name="text">
      <string>Search for MOB</string>
     </property>
     <property name="icon">
      <iconset resource="../IconResource.qrc">
       <normaloff>:/images/viewDetails.png</normaloff>:/images/viewDetails.png</iconset>
     </property>
     <property name="iconSize">
      <size>
       <width>25</width>
       <height>25</height>
      </size>
     </property>
    </widget>
    <zorder>label_2</zorder>
    <zorder>label</zorder>
    <zorder>navViewPunishment</zorder>
    <zorder>navViewImpKey</zorder>
    <zorder>navViewGenKey</zorder>
    <zorder>navViewVisitor</zorder>
    <zorder>navViewTransport</zorder>
    <zorder>navViewGangway</zorder>
    <zorder>navViewDuty</zorder>
    <zorder>navViewNight</zorder>
    <zorder>label_4</zorder>
    <zorder>navViewMOB</zorder>
    <zorder>navViewLocation</zorder>
    <zorder>navViewMangement</zorder>
    <zorder>navViewPPE</zorder>
    <zorder>navViewOOD</zorder>
    <zorder>navViewCMS</zorder>
    <zorder>pushButton</zorder>
    <zorder>pushButton_2</zorder>
    <zorder>navViewPersonnel</zorder>
    <zorder>navViewState</zorder>
    <zorder>scrollArea</zorder>
    <zorder>btnSearchMOB</zorder>
   </widget>
  </widget>
 </widget>
 <resources>
  <include location="../IconResource.qrc"/>
 </resources>
 <connections/>
</ui>
